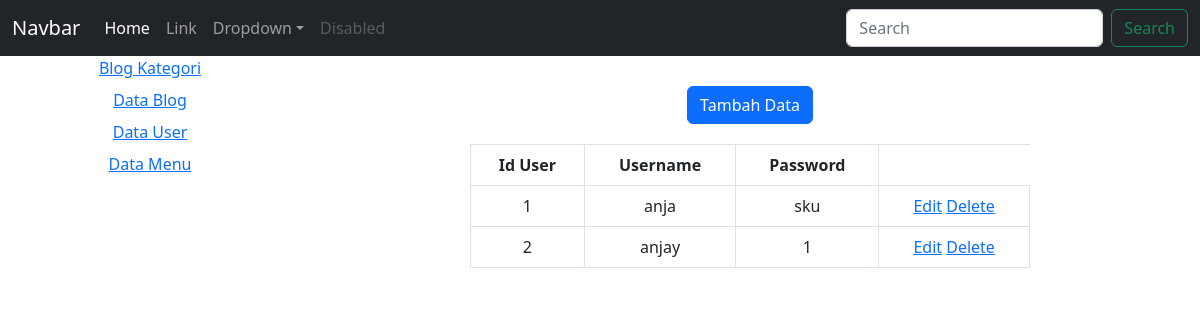
/admin/home.php?modul=mod_user, run on the app's committed database.
### tables this page shows
CREATE TABLE `mst_user` (
  `iduser` int(11) NOT NULL,
  `username` varchar(100) DEFAULT NULL,
  `password` varchar(70) NOT NULL,
  `is_active` tinyint(1) NOT NULL
);

### admin/mod_user/index.php (the view, shortened to what this page needs)
<?php
  if(!isset($_GET["aksi"])){
?>
<?php
  $qdata = mysqli_query($koneksidb, "select * from mst_user")
           or die(mysqli_error($koneksidb));
?>
<form action="mod_user/proses.php" method="post">
  <section class="container-fluid">
    <div class="mb-3 row" style="margin-top: 30px;">
      <div class="col-md-2"></div>
      <div class="col-md">
        <div class="mb-3">
          <div class="col-md">
            <a href="?modul=mod_user&aksi=add" class="btn btn-primary btn-xs mb-1">Tambah Data</a>
          </div>
        </div>
        <div class="mb-3 row">
          <div class="col-md">
          <table class="table table-bordered">
            <thead>
              <tr>
                <th scope="col">Id User</th>
                <th scope="col">Username</th>
                <th scope="col">Password</th>
              </tr>
            </thead>
            <tbody>
              <?php
                while($row = mysqli_fetch_array($qdata)){
              ?>
              <tr>
                <td><?php echo $row["iduser"] ?></td>
                <td><?php echo $row["username"]?></td>
                <td><?php echo $row["password"]?></td>
                <td>
                  <a href="?modul=mod_user&aksi=edit&id=<?php echo $row["iduser"] ?>" class="">Edit</a>
                  <a href="mod_user/proses.php?proses=delete&id=<?php echo $row["iduser"];?>" class="">Delete</a>
                </td>
              </tr>
              <?php
                }
              ?>
            </tbody>
          </table>
          </div>
        </div>
      </div>
      <div class="col-md-2"></div>
    </div>
  </section>
  <?php } ?>

### data on the page
mst_user: iduser "1", username "anja", password "sku"
mst_user: iduser "2", username "anjay", password "1"
